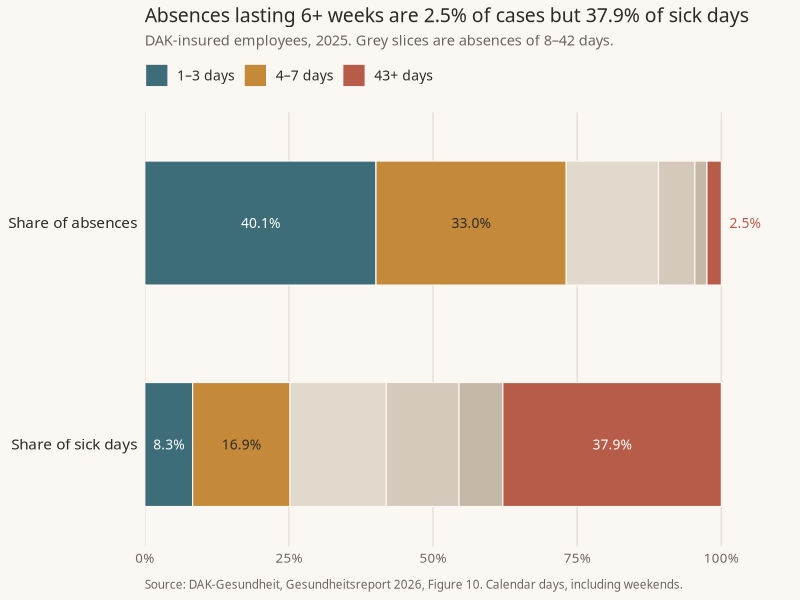
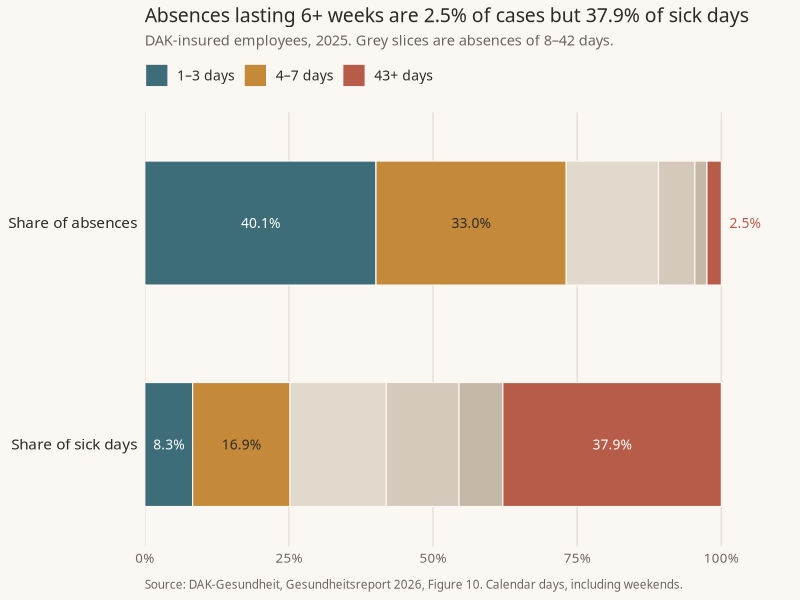

Reproduce these figures in R, in order.
## ---- chunk 1
knitr::opts_chunk$set(echo = TRUE, fig.retina = 2, dev = "ragg_png")
## ---- chunk 2
library(dplyr)
library(tidyr)
library(ggplot2)
## ---- chunk 3
duration_levels <- c(
  "1–3 days", "4–7 days", "8–14 days",
  "15–28 days", "29–42 days", "43+ days"
)

dak_duration <- tibble(
  duration = factor(duration_levels, levels = duration_levels),
  `Share of absences` = c(40.1, 33.0, 16.0, 6.3, 2.1, 2.5),
  `Share of sick days` = c(8.3, 16.9, 16.7, 12.6, 7.6, 37.9)
)

dak_long <- dak_duration %>%
  pivot_longer(
    cols = c(`Share of absences`, `Share of sick days`),
    names_to = "metric",
    values_to = "percent"
  ) %>%
  mutate(
    metric = factor(
      metric,
      levels = rev(c("Share of absences", "Share of sick days"))
    ),
    focus = duration %in% c("1–3 days", "4–7 days", "43+ days")
  ) %>%
  group_by(metric) %>%
  arrange(duration, .by_group = TRUE) %>%
  mutate(
    xmax = cumsum(percent),
    xmin = xmax - percent,
    xmid = (xmin + xmax) / 2
  ) %>%
  ungroup()

dak_long
## ---- chunk 4
font_family <- "Avenir Next"
ink <- "#2C2A28"
muted <- "#6B6560"
paper <- "#FBF8F4"

palette <- c(
  "1–3 days" = "#3E6D7A",
  "4–7 days" = "#C48A3A",
  "8–14 days" = "#E2D9CD",
  "15–28 days" = "#D4C9BA",
  "29–42 days" = "#C6B8A6",
  "43+ days" = "#B85C4A"
)

# Draw with geom_rect so stack order matches the labelled midpoints.
# ggplot's position_stack can reverse fill order on horizontal bars.
metric_levels <- c("Share of sick days", "Share of absences")
dak_plot <- dak_long %>%
  mutate(
    y = as.numeric(factor(as.character(metric), levels = metric_levels)),
    ymin = y - 0.28,
    ymax = y + 0.28
  )

focus_labels <- dak_plot %>%
  filter(focus) %>%
  mutate(
    label = sprintf("%.1f%%", percent),
    label_x = if_else(percent < 6, xmax + 1.4, xmid),
    hjust = if_else(percent < 6, 0, 0.5),
    colour = case_when(
      percent < 6 ~ palette[["43+ days"]],
      duration == "4–7 days" ~ ink,
      TRUE ~ "white"
    )
  )

p <- ggplot(dak_plot) +
  geom_rect(
    aes(xmin = xmin, xmax = xmax, ymin = ymin, ymax = ymax, fill = duration),
    colour = paper,
    linewidth = 0.4
  ) +
  geom_text(
    data = focus_labels,
    aes(x = label_x, y = y, label = label, hjust = hjust, colour = colour),
    size = 3.5,
    family = font_family
  ) +
  scale_colour_identity() +
  scale_fill_manual(
    values = palette,
    breaks = c("1–3 days", "4–7 days", "43+ days"),
    name = NULL
  ) +
  scale_x_continuous(
    limits = c(0, 110),
    breaks = c(0, 25, 50, 75, 100),
    labels = function(x) paste0(x, "%"),
    expand = expansion(mult = c(0, 0.02))
  ) +
  scale_y_continuous(
    breaks = c(1, 2),
    labels = metric_levels,
    expand = expansion(add = c(0.18, 0.22))
  ) +
  labs(
    title = "Absences lasting 6+ weeks are 2.5% of cases but 37.9% of sick days",
    subtitle = "DAK-insured employees, 2025. Grey slices are absences of 8–42 days.",
    x = NULL,
    y = NULL,
    caption = "Source: DAK-Gesundheit, Gesundheitsreport 2026, Figure 10. Calendar days, including weekends."
  ) +
  theme_minimal(base_size = 12, base_family = font_family) +
  theme(
    plot.title = element_text(face = "plain", size = 14, colour = ink, lineheight = 1.15),
    plot.subtitle = element_text(size = 10.5, colour = muted, margin = margin(b = 10)),
    plot.caption = element_text(size = 8.5, colour = muted, hjust = 0, margin = margin(t = 10)),
    legend.position = "top",
    legend.justification = "left",
    legend.margin = margin(b = 6),
    legend.text = element_text(size = 10, colour = ink),
    panel.grid.major.y = element_blank(),
    panel.grid.minor = element_blank(),
    panel.grid.major.x = element_line(colour = "#E8E2D8"),
    axis.text.y = element_text(colour = ink, size = 11),
    axis.text.x = element_text(colour = muted),
    plot.background = element_rect(fill = paper, colour = NA),
    panel.background = element_rect(fill = paper, colour = NA),
    legend.background = element_rect(fill = paper, colour = NA),
    legend.key = element_rect(fill = paper, colour = NA)
  )

p

out_path <- file.path("..", "static", "charts", "dak-absence-duration.png")
ggsave(
  out_path, p,
  width = 8.8, height = 5.1, dpi = 160,
  bg = paper, device = ragg::agg_png
)
